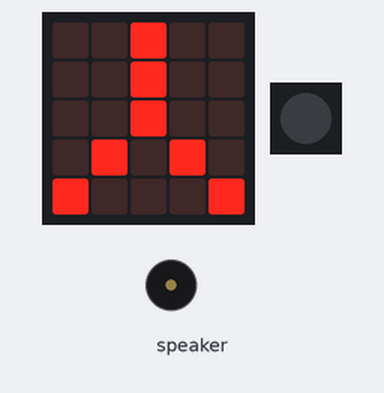
Bench run of a program on a simulated Calliope mini (MakeCode). Shown: the board's 5×5 LED display, 1 RGB LEDs in strip order, left to right, buzzer (waves = sounding).

Above: at 0.1 s.
At 3.1 s:
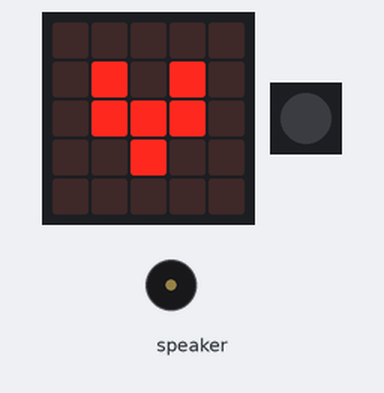
At 21.6 s:
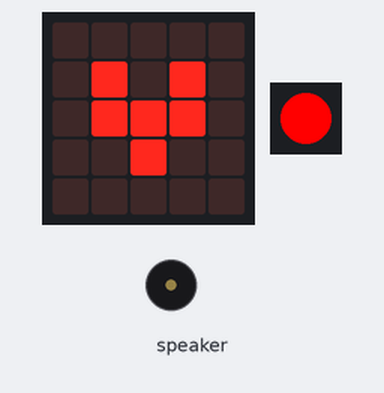
At 38.6 s:
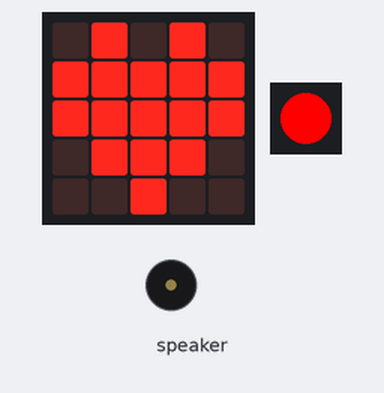
Timing chart, 0 to 40.0 s (numbered marks = the images above):
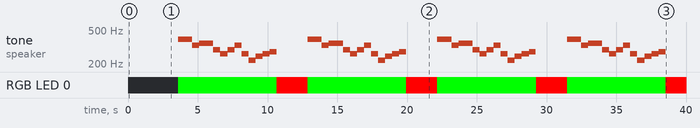

Measured:
- by itself, RGB LED 0: alternates RGB(255, 0, 0) for 2.2 s and RGB(0, 255, 0) for 7.1 s
- by itself, tone on speaker: repeats every 9.3 s: 330 Hz 0.51 s, 349 Hz 1.0 s, 294 Hz 0.51 s, 262 Hz 0.51 s, 294 Hz 0.51 s, 330 Hz 0.51 s, 262 Hz 0.51 s, 220 Hz 0.51 s, 247 Hz 0.51 s, 262 Hz 0.51 s, 277 Hz 0.50 s, silent 2.2 s, 392 Hz 1.0 s
- what the display in image 1 shows lasts 0.6 s, from 3.0 s to 3.6 s

The program:

main.ts
```typescript
function blink () {
	music.playMelody("G G E F F D C D E C A3 B3 C4 C#4 ", 120);
}
basic.showLeds(`
    . . # . .
    . . # . .
    . . # . .
    . # . # .
    # . . . #
    `)
basic.pause(1000)
basic.showIcon(IconNames.ArrowEast)
basic.forever(function () {
    basic.clearScreen()
    basic.pause(1000)
    basic.showIcon(IconNames.SmallHeart)
    basic.setLedColor(0x00ff00)
    blink();
    basic.setLedColor(0xff0000)
    basic.showIcon(IconNames.Heart)
})
```

test.ts
```typescript
// Hier kann man Tests durchführen; diese Datei wird nicht kompiliert, wenn dieses Paket als Erweiterung verwendet wird.
```
